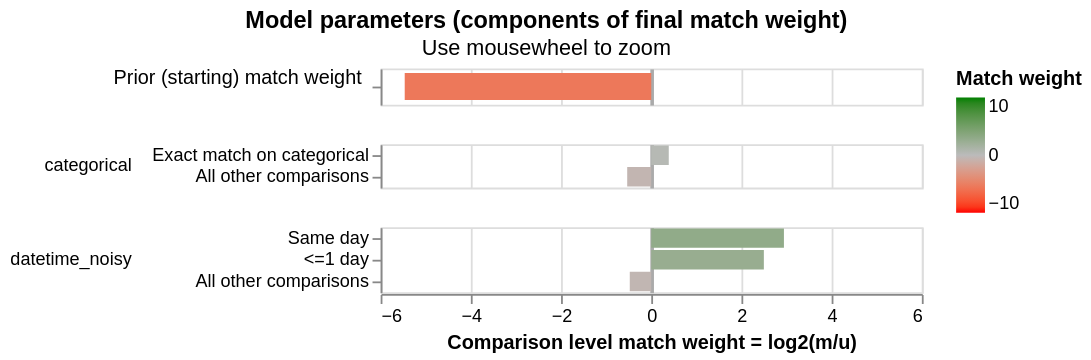

This figure's notebook cell:
### Code cell
linker.visualisations.match_weights_chart()

### Figure 1 — Vega-Lite specification as saved in the notebook (floating-point values rounded to 4 significant figures)
{"config": {"view": {"continuousWidth": 300, "continuousHeight": 300, "discreteHeight": 60, "discreteWidth": 400}, "header": {"title": null}, "mark": {"tooltip": null}, "title": {"anchor": "middle"}}, "vconcat": [{"mark": {"type": "bar", "clip": true, "height": 15}, "encoding": {"color": {"field": "log2_bayes_factor", "scale": {"domain": [-10, 0, 10], "interpolate": "lab", "range": ["red", "#bbbbbb", "green"]}, "title": "Match weight", "type": "quantitative"}, "tooltip": [{"field": "comparison_name", "title": "Comparison name", "type": "nominal"}, {"field": "probability_two_random_records_match", "format": ".4f", "title": "Probability two random records match", "type": "nominal"}, {"field": "log2_bayes_factor", "format": ",.4f", "title": "Equivalent match weight", "type": "quantitative"}, {"field": "bayes_factor_description", "title": "Match weight description", "type": "nominal"}], "x": {"axis": {"domain": false, "gridColor": {"condition": {"test": "abs(datum.value / 10)  <= 1 & datum.value % 10 === 0", "value": "#aaa"}, "value": "#ddd"}, "gridDash": {"condition": {"test": "abs(datum.value / 10) == 1", "value": [3]}, "value": null}, "gridWidth": {"condition": {"test": "abs(datum.value / 10)  <= 1 & datum.value % 10 === 0", "value": 2}, "value": 1}, "labels": false, "ticks": false, "title": ""}, "field": "log2_bayes_factor", "scale": {"domain": [-6, 6]}, "type": "quantitative"}, "y": {"axis": {"title": "Prior (starting) match weight", "titleAlign": "right", "titleAngle": 0, "titleFontWeight": "normal"}, "field": "label_for_charts", "sort": {"field": "comparison_vector_value", "order": "descending"}, "type": "nominal"}}, "height": 20, "transform": [{"filter": "(datum.comparison_name == 'probability_two_random_records_match')"}]}, {"mark": {"type": "bar", "clip": true}, "encoding": {"color": {"field": "log2_bayes_factor", "scale": {"domain": [-10, 0, 10], "interpolate": "lab", "range": ["red", "#bbbbbb", "green"]}, "title": "Match weight", "type": "quantitative"}, "row": {"field": "comparison_name", "header": {"labelAlign": "left", "labelAnchor": "middle", "labelAngle": 0}, "sort": {"field": "comparison_sort_order"}, "type": "nominal"}, "tooltip": [{"field": "comparison_name", "title": "Comparison name", "type": "nominal"}, {"field": "label_for_charts", "title": "Label", "type": "ordinal"}, {"field": "sql_condition", "title": "SQL condition", "type": "nominal"}, {"field": "m_probability", "format": ".10~g", "title": "M probability", "type": "quantitative"}, {"field": "u_probability", "format": ".10~g", "title": "U probability", "type": "quantitative"}, {"field": "bayes_factor", "format": ",.6f", "title": "Bayes factor = m/u", "type": "quantitative"}, {"field": "log2_bayes_factor", "format": ".4~g", "title": "Match weight = log2(m/u)", "type": "quantitative"}, {"field": "bayes_factor_description", "title": "Match weight description", "type": "nominal"}, {"field": "m_probability_description", "title": "m probability description", "type": "nominal"}, {"field": "u_probability_description", "title": "u probability description", "type": "nominal"}], "x": {"axis": {"gridColor": {"condition": {"test": "abs(datum.value / 10)  <= 1 & datum.value % 10 === 0", "value": "#aaa"}, "value": "#ddd"}, "gridDash": {"condition": {"test": "abs(datum.value / 10) == 1", "value": [3]}, "value": null}, "gridWidth": {"condition": {"test": "abs(datum.value / 10)  <= 1 & datum.value % 10 === 0", "value": 2}, "value": 1}, "title": "Comparison level match weight = log2(m/u)"}, "field": "log2_bayes_factor", "scale": {"domain": [-6, 6]}, "type": "quantitative"}, "y": {"axis": {"title": null}, "field": "label_for_charts", "sort": {"field": "comparison_vector_value", "order": "descending"}, "type": "nominal"}}, "height": {"step": 12}, "resolve": {"axis": {"y": "independent"}, "scale": {"y": "independent"}}, "transform": [{"filter": "(datum.comparison_name != 'probability_two_random_records_match')"}]}], "data": {"name": "data-6a68c69fde42e087a591e614874b13c3"}, "params": [{"name": "mouse_zoom", "select": {"type": "interval", "encodings": ["x"]}, "bind": "scales", "views": []}], "resolve": {"axis": {"y": "independent"}, "scale": {"y": "independent"}}, "title": {"text": "Model parameters (components of final match weight)", "subtitle": "Use mousewheel to zoom"}, "$schema": "https://vega.github.io/schema/vega-lite/v5.9.3.json", "datasets": {"data-6a68c69fde42e087a591e614874b13c3": [{"comparison_name": "probability_two_random_records_match", "sql_condition": null, "label_for_charts": "", "m_probability": null, "u_probability": null, "m_probability_description": null, "u_probability_description": null, "has_tf_adjustments": false, "tf_adjustment_column": null, "tf_adjustment_weight": null, "is_null_level": false, "bayes_factor": 0.02262, "log2_bayes_factor": -5.466, "comparison_vector_value": 0, "max_comparison_vector_value": 0, "bayes_factor_description": "The probability that two random records drawn at random match is 0.022 or one in  45.2 records.This is equivalent to a starting match weight of -5.466.", "probability_two_random_records_match": 0.02212, "comparison_sort_order": -1}, {"comparison_name": "categorical", "sql_condition": "\"categorical_l\" = \"categorical_r\"", "label_for_charts": "Exact match on categorical", "m_probability": 0.6544, "u_probability": 0.4999, "m_probability_description": "Amongst matching record comparisons, 65.44% of records (i.e. one in 1.528) are in the exact match on categorical comparison level", "u_probability_description": "Amongst non-matching record comparisons, 49.99% of records (i.e. one in 2) are in the exact match on categorical comparison level", "has_tf_adjustments": false, "tf_adjustment_column": null, "tf_adjustment_weight": 1.0, "is_null_level": false, "bayes_factor": 1.309, "log2_bayes_factor": 0.3884, "comparison_vector_value": 1, "max_comparison_vector_value": 1, "bayes_factor_description": "If comparison level is `exact match on categorical` then comparison is 1.309 times more likely to be a match", "probability_two_random_records_match": 0.02212, "comparison_sort_order": 0}, {"comparison_name": "categorical", "sql_condition": "ELSE", "label_for_charts": "All other comparisons", "m_probability": 0.3456, "u_probability": 0.5001, "m_probability_description": "Amongst matching record comparisons, 34.56% of records (i.e. one in 2.893) are in the all other comparisons comparison level", "u_probability_description": "Amongst non-matching record comparisons, 50.01% of records (i.e. one in 2) are in the all other comparisons comparison level", "has_tf_adjustments": false, "tf_adjustment_column": null, "tf_adjustment_weight": 1.0, "is_null_level": false, "bayes_factor": 0.6912, "log2_bayes_factor": -0.5329, "comparison_vector_value": 0, "max_comparison_vector_value": 1, "bayes_factor_description": "If comparison level is `all other comparisons` then comparison is 1.447 times less likely to be a match", "probability_two_random_records_match": 0.02212, "comparison_sort_order": 0}, {"comparison_name": "datetime_noisy", "sql_condition": "abs(date_diff('day', datetime_noisy_l, datetime_noisy_r)) <= 0", "label_for_charts": "Same day", "m_probability": 0.1297, "u_probability": 0.01688, "m_probability_description": "Amongst matching record comparisons, 12.97% of records (i.e. one in 7.707) are in the same day comparison level", "u_probability_description": "Amongst non-matching record comparisons, 1.688% of records (i.e. one in 59.23) are in the same day comparison level", "has_tf_adjustments": false, "tf_adjustment_column": null, "tf_adjustment_weight": 1.0, "is_null_level": false, "bayes_factor": 7.684, "log2_bayes_factor": 2.942, "comparison_vector_value": 2, "max_comparison_vector_value": 2, "bayes_factor_description": "If comparison level is `same day` then comparison is 7.684 times more likely to be a match", "probability_two_random_records_match": 0.02212, "comparison_sort_order": 1}, {"comparison_name": "datetime_noisy", "sql_condition": "abs(date_diff('day', datetime_noisy_l, datetime_noisy_r)) <= 1", "label_for_charts": "<=1 day", "m_probability": 0.1873, "u_probability": 0.03319, "m_probability_description": "Amongst matching record comparisons, 18.73% of records (i.e. one in 5.338) are in the <=1 day comparison level", "u_probability_description": "Amongst non-matching record comparisons, 3.319% of records (i.e. one in 30.13) are in the <=1 day comparison level", "has_tf_adjustments": false, "tf_adjustment_column": null, "tf_adjustment_weight": 1.0, "is_null_level": false, "bayes_factor": 5.644, "log2_bayes_factor": 2.497, "comparison_vector_value": 1, "max_comparison_vector_value": 2, "bayes_factor_description": "If comparison level is `<=1 day` then comparison is 5.644 times more likely to be a match", "probability_two_random_records_match": 0.02212, "comparison_sort_order": 1}, {"comparison_name": "datetime_noisy", "sql_condition": "ELSE", "label_for_charts": "All other comparisons", "m_probability": 0.6829, "u_probability": 0.9499, "m_probability_description": "Amongst matching record comparisons, 68.29% of records (i.e. one in 1.464) are in the all other comparisons comparison level", "u_probability_description": "Amongst non-matching record comparisons, 94.99% of records (i.e. one in 1.053) are in the all other comparisons comparison level", "has_tf_adjustments": false, "tf_adjustment_column": null, "tf_adjustment_weight": 1.0, "is_null_level": false, "bayes_factor": 0.7189, "log2_bayes_factor": -0.4761, "comparison_vector_value": 0, "max_comparison_vector_value": 2, "bayes_factor_description": "If comparison level is `all other comparisons` then comparison is 1.391 times less likely to be a match", "probability_two_random_records_match": 0.02212, "comparison_sort_order": 1}]}}
